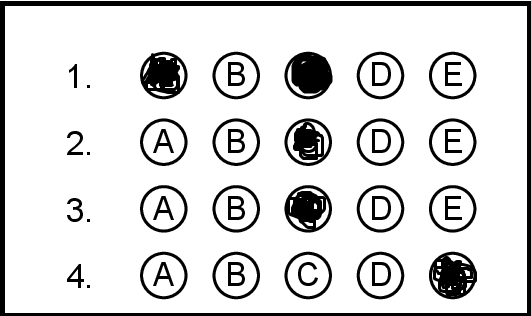
#> input picture 3.png, 531 x 316 px
$ python grade.py
#> lines starting #> are read from the running program, lines starting #| are printed output that depends on the picture; after the words box and inside, x2 and y2 are one past the last pixel; in counts of white or black regions, pixels touching at a corner belong together
import cv2
import math
import numpy as np
import random
from utils import *
from collections import Counter


# Dinh nghia dap an
right_anser = {0: 0, 1: 2, 2: 0, 3: 3, 4: 1,5: 1,6: 0,7: 4, 8: 1}

# lấy ra tổng số đáp án của đề thi đó

count_anser = len(right_anser)

# 1. Doc anh, chuyen thanh anh xam
image = cv2.imread("3.png")
#> image is the input picture: shape (316, 531, 3); min 0, max 255, mean 218.2
gray = cv2.cvtColor(image, cv2.COLOR_BGR2GRAY)
blurred = cv2.GaussianBlur(gray, (5, 5), 0)
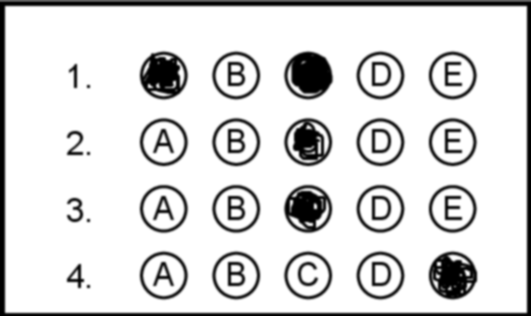
#> blurred: shape (316, 531); min 0, max 255, mean 218

# 2. Threshold de
thresh = cv2.adaptiveThreshold(blurred,255,cv2.ADAPTIVE_THRESH_GAUSSIAN_C,cv2.THRESH_BINARY_INV,31,3)
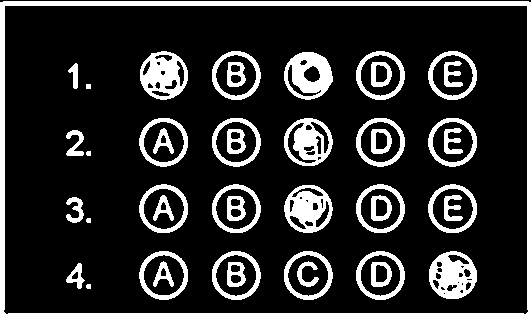
#> thresh: shape (316, 531); 17.2% white; 44 white regions
cv2.imshow("Anh tai buoc 2",thresh)
cv2.waitKey()

# 3. Tim khung ben ngoai de tach van ban khoi nen
contours, hierarchy = cv2.findContours(thresh, cv2.RETR_LIST, cv2.CHAIN_APPROX_SIMPLE)
#> contours = 120 contours, 15 with area under 20; largest, box (x1, y1, x2, y2) and area: (0, 1, 531, 316) 166416, (3, 5, 529, 315) 161090, (356, 118, 405, 167) 1824, (284, 251, 333, 300) 1824, (212, 251, 261, 300) 1823
contours = sorted(contours, key=lambda x: cv2.contourArea(x),reverse=True)
approx = cv2.approxPolyDP(contours[1], 0.01 * cv2.arcLength(contours[1], True), True)
#> approx = [[4, 6], [526, 5], [528, 311], [6, 314]]
rect = cv2.minAreaRect(contours[1])
#> rect = ((265.5, 159.5), (309, 525), -90)
box = cv2.boxPoints(rect);
#> box = [[528, 314], [3, 314], [3, 5], [528, 5]]

# 4. Thuc hien transform de xoay van ban
#> (the run stopped early here; a loop or call above may not have finished)

$ run again, with 2.png copied over 3.png
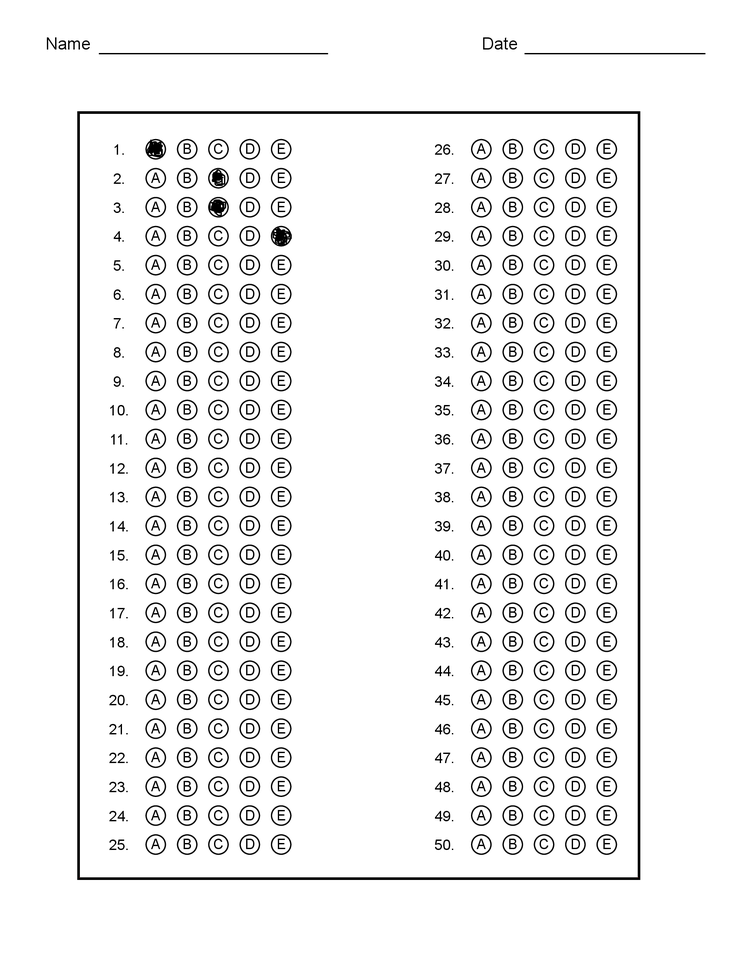
#> input picture 2.png, 738 x 956 px, shrunk from 1700 x 2200 before the run
#> image is the input picture: shape (956, 738, 3); mean B, G, R 239.9, 239.9, 239.9
#> `blurred = cv2.GaussianBlur(gray, (5, 5), 0)`:
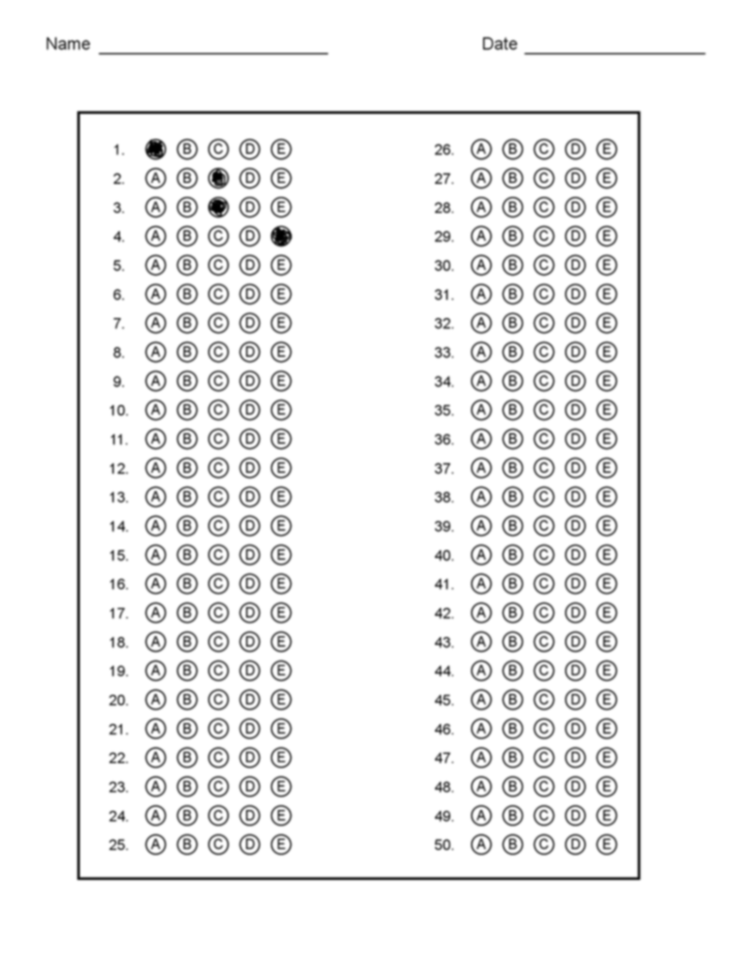
#> blurred: shape (956, 738); min 0, max 255, mean 239.9
#> `thresh = cv2.adaptiveThreshold(blurred,255,cv2.ADAPTIVE_THRESH_GAUSSIA..`:
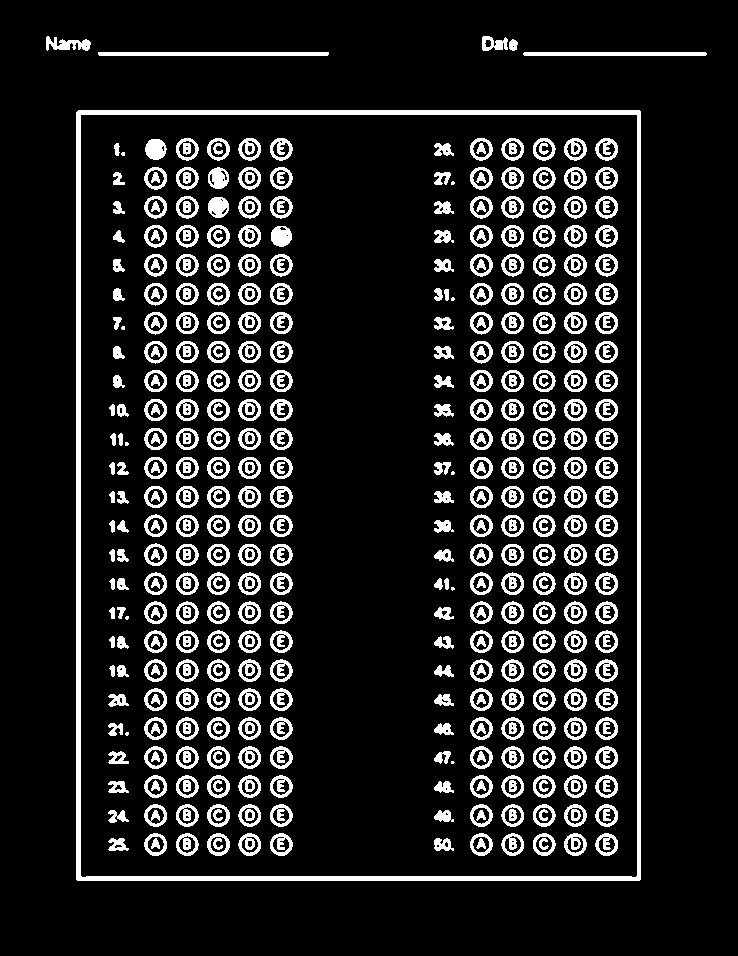
#> thresh: shape (956, 738); 13.1% white; 457 white regions (10 under 20 px)
#> contours = 938 contours, 185 with area under 20; largest, box (x1, y1, x2, y2) and area: (76, 110, 641, 881) 434276, (80, 114, 638, 878) 424440, (98, 52, 329, 56) 689, (523, 52, 707, 56) 547, (207, 833, 230, 856) 382
#> approx = [[81, 114], [637, 115], [635, 877], [80, 875]]
#> rect = ((358.5, 495.5), (763, 557), -90)
#> box = [[637, 877], [80, 877], [80, 114], [637, 114]]

$ run again, with 222.png copied over 3.png
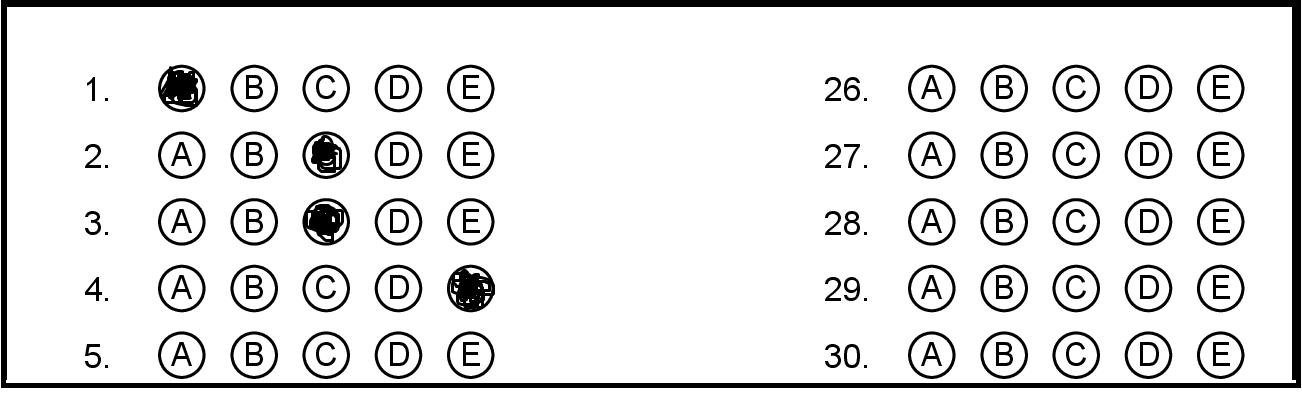
#> input picture 222.png, 1302 x 397 px
#> image is the input picture: shape (397, 1302, 3); min 0, max 255, mean 226.5
#> `blurred = cv2.GaussianBlur(gray, (5, 5), 0)`:
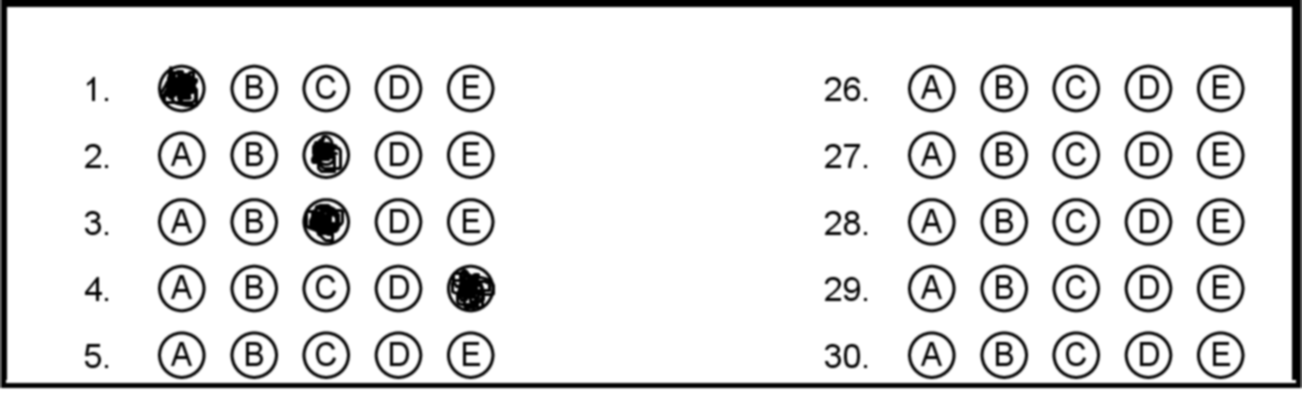
#> blurred: shape (397, 1302); min 0, max 255, mean 226.4
#> `thresh = cv2.adaptiveThreshold(blurred,255,cv2.ADAPTIVE_THRESH_GAUSSIA..`:
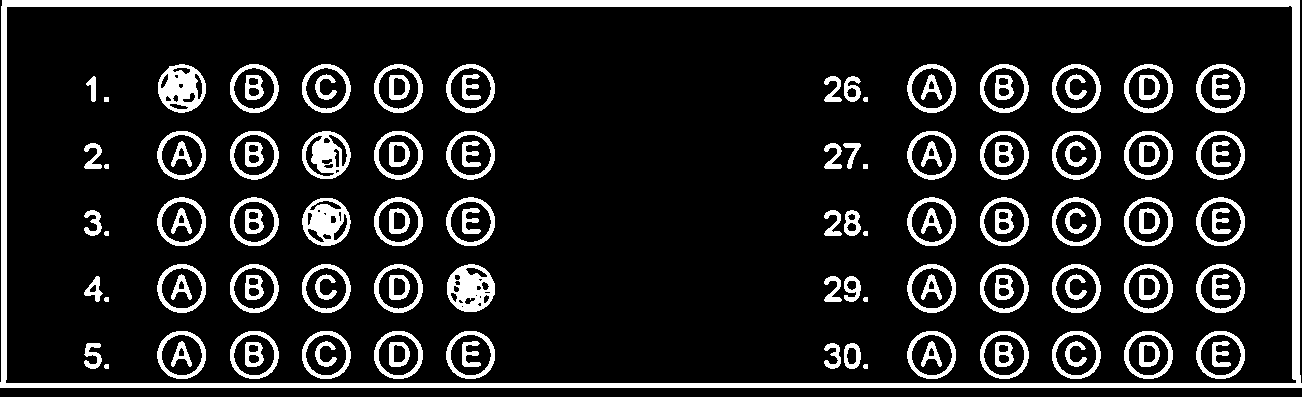
#> thresh: shape (397, 1302); 13.9% white; 122 white regions
#> contours = 255 contours, 21 with area under 20; largest, box (x1, y1, x2, y2) and area: (0, 0, 1302, 388) 502343, (5, 5, 1297, 384) 484842, (1124, 131, 1173, 180) 1824, (374, 131, 423, 180) 1824, (1124, 197, 1173, 246) 1824
#> approx = [[1292, 7], [1295, 383], [5, 382], [7, 6]]
#> rect = ((650.5, 194), (378, 1291), -90)
#> box = [[1296, 383], [5, 383], [5, 5], [1296, 5]]
